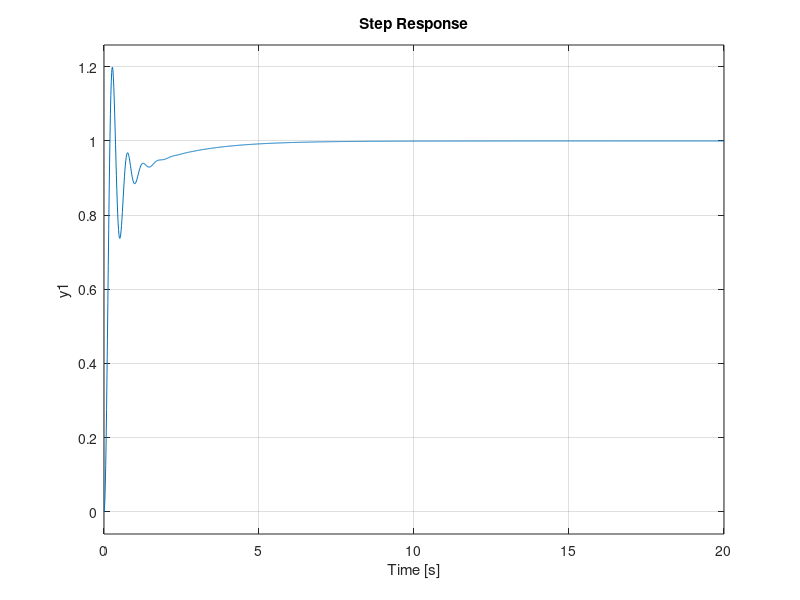

MATLAB code to generate this figure: (Note: this script raises an error after producing the figure.)
close all; clear all;
s = tf('s');

%PID Controller 1
    ts = 4;
    tr = 0.15;
    
    wn = 1.8/tr;
    zeta = 4.2/ts/wn;
    wd = wn*sqrt(1-zeta^2);
    sd = -wn*zeta+wd*1i;
    Gp = 1/((s+5)*(s+10)*(s+15));
    GpSD = 1/((sd+5)*(sd+10)*(sd+15));

    %PI Design
        hold on
        rlocus(Gp)
        zi = 0.7;
        Gi = (s+zi)/s;
        GiSD = (sd+zi)/sd;
        rlocus(Gi*Gp)
        hold off

    %PD Design
        alpha = pi - angle(1/GpSD);
        zc = abs(real(sd))+imag(sd)/atan(alpha);
        Gd = s+zc;
        GdSD = sd+zc;

    %Gain Calculation
        K = abs(1/(GpSD*GiSD*GdSD));
    
    %Controller TF
        Gc = K*Gd*Gi

    %Step Response and Info
        Gl = (Gc*Gp)/(1+Gc*Gp);
        step(Gl)
        stepinfo(Gl)